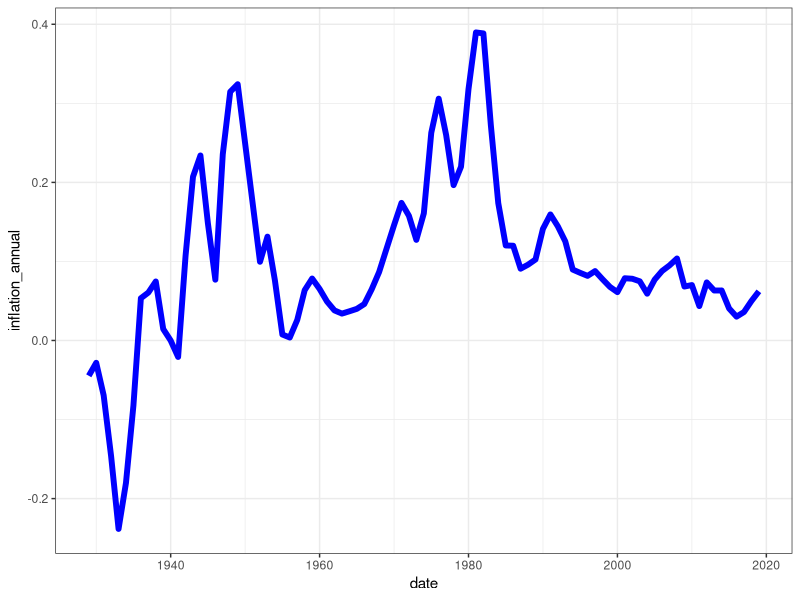
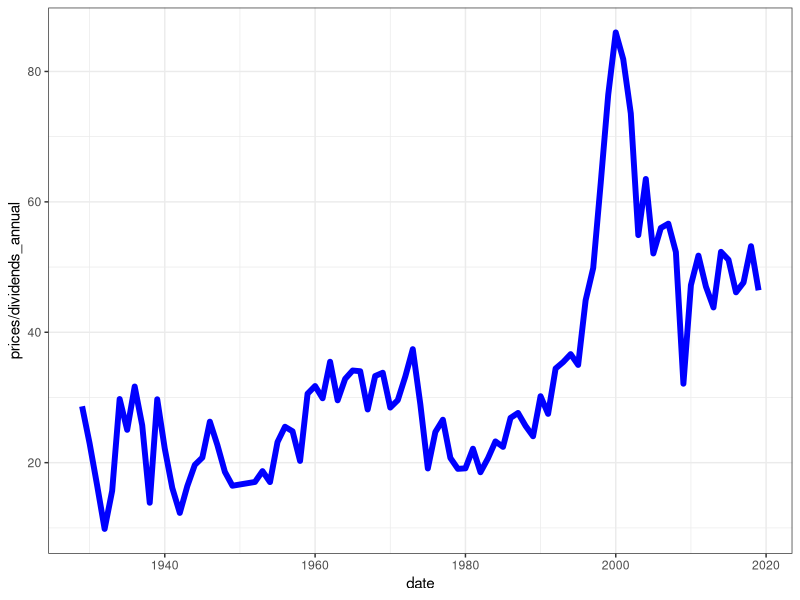
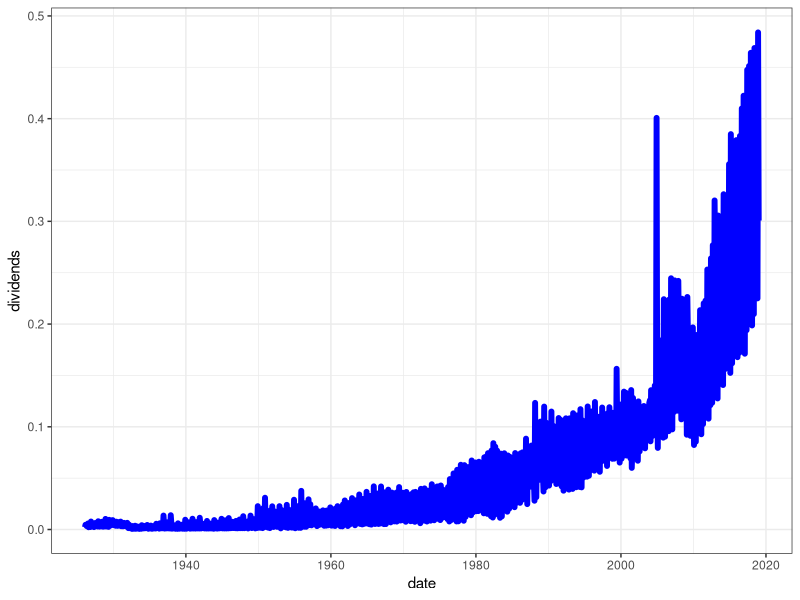
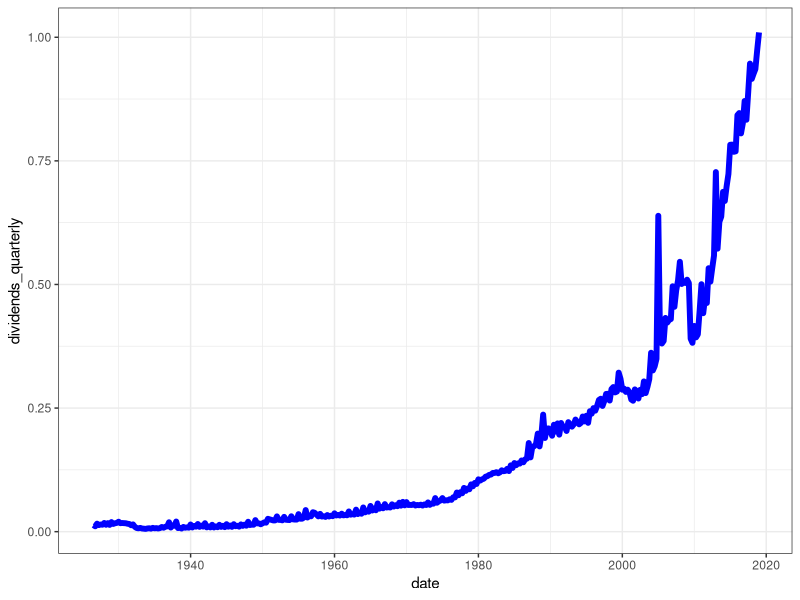
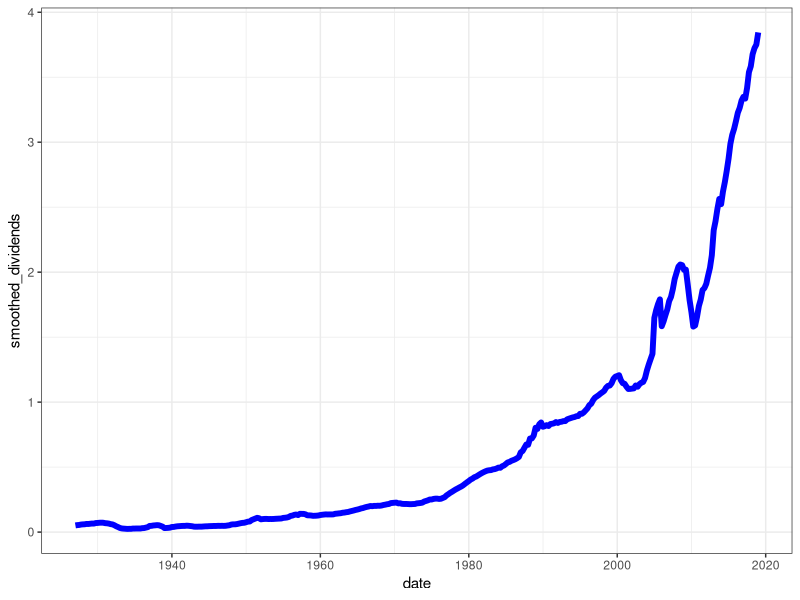
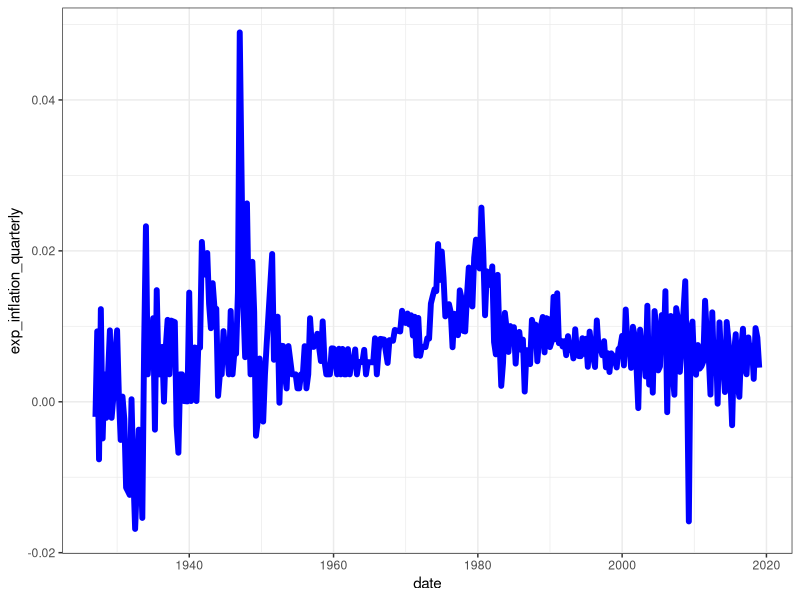
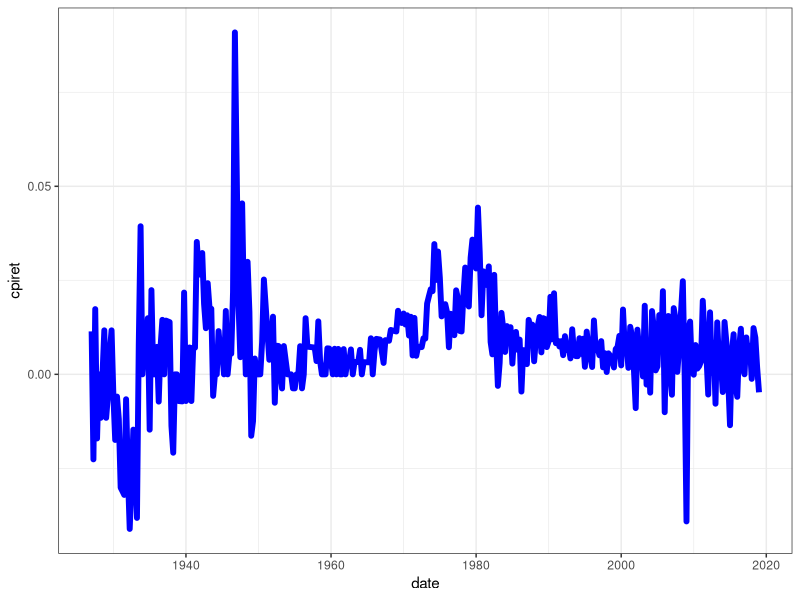
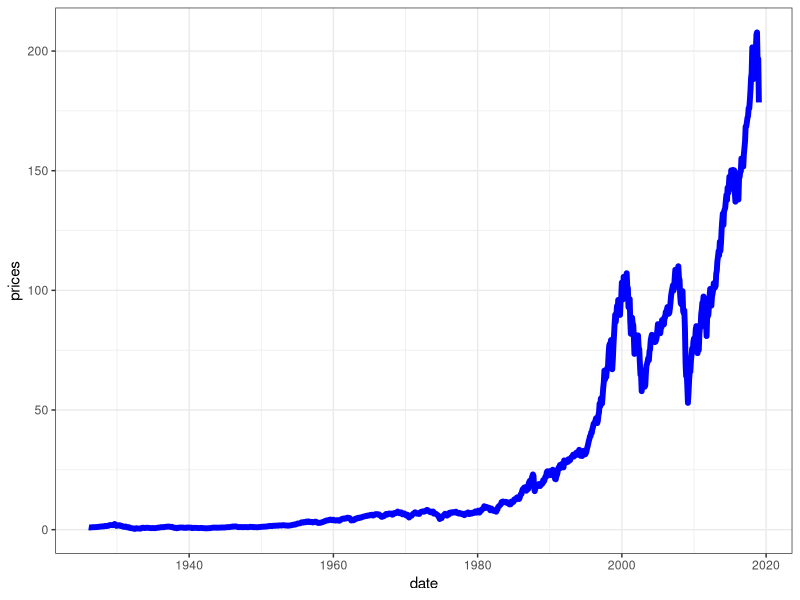

Source code (R) for these figures, in order:
# housekeeping
rm(list = ls())
library(gridExtra)
library(ggplot2)
theme_set(theme_bw())

#######################
# load data from CRSP #
#######################
return_data <- read.csv("../data/returns.csv", stringsAsFactors = F)
return_data$date <- as.Date(as.character(return_data$date), format =  "%Y%m%d")
return_data$month <- as.numeric(as.factor(months(return_data$date)))

inflation_tbills_data <- read.csv("../data/inflation_tbills.csv", stringsAsFactors = F)
inflation_tbills_data$date <- as.Date(as.character(inflation_tbills_data$date), format =  "%Y%m%d")

return_data$month <- as.numeric(format(return_data$date,"%m"))
inflation_tbills_data$month <- as.numeric(format(inflation_tbills_data$date,"%m"))

#############################################
# recursively calculate prices and dividends#
#############################################

return_data$prices <- NA
return_data$dividends <- NA

# Assume P(0) = 1 to get t=1 prices and dividends
return_data$prices[1] <- (1 + return_data$vwretx[1])
return_data$dividends[1] <-  return_data$vwretd[1] - return_data$vwretx[1]

for(i in 2:nrow(return_data)){
  return_data$prices[i] <- return_data$prices[i-1]*(1 + return_data$vwretx[i])
  return_data$dividends[i] <- return_data$prices[i-1] * (return_data$vwretd[i] - return_data$vwretx[i])
}

prices_all_plot <- ggplot(data = na.omit(return_data), aes(x = date, y = prices))+
  geom_line(color = "blue", size = 2)
dividend_all_plot <- ggplot(data = na.omit(return_data), aes(x = date, y = dividends))+
  geom_line(color = "blue", size = 2)

###################################################
# calculate annual and quaterly returns/dividends #
###################################################

return_data$vwretd_quarterly <- NA
return_data$vwretx_quarterly <- NA
return_data$dividends_quarterly <- NA

return_data$vwretd_annual <- NA
return_data$vwretx_annual <- NA
return_data$dividends_annual <- NA

return_data$smoothed_dividends <- NA


for (i in 4:nrow(return_data)) {
  # calculate quarterly dividends and returns
  if (return_data$month[i] %in% c(3, 6, 9, 12)) {
    return_data$dividends_quarterly[i] <- sum(return_data$dividends[(i-2):i])
    return_data$vwretd_quarterly[i] <- prod(1 + return_data$vwretd[(i-2):i])-1
    return_data$vwretx_quarterly[i] <- prod(1 + return_data$vwretx[(i-2):i])-1
    
  } 

  # calculate annual dividends and returns
  if (return_data$month[i] == 12) {
    return_data$dividends_annual[i] <- sum(return_data$dividends[(i - 11):i])
    return_data$vwretd_annual[i] <- prod(1 + return_data$vwretd[(i - 11):i])-1
    return_data$vwretx_annual[i] <- prod(1 + return_data$vwretx[(i - 11):i])-1
  } 
  
  # calculate smoothed dividends (i.e. sum of past years dividends)
  if (i > 11){
    return_data$smoothed_dividends[i] <- sum(return_data$dividends[(i - 11):i])
  }
}



################################################
# calculate annual inflation/risk free returns #
################################################

inflation_tbills_data$tbill_annual <- NA
inflation_tbills_data$inflation_annual <- NA

for (i in 12:nrow(inflation_tbills_data)) {
  # calculate annual dividends and returns
  if (inflation_tbills_data$month[i] == 12) {
    inflation_tbills_data$tbill_annual[i] <- prod(1 + inflation_tbills_data$t30ret[(i - 11):i])-1
    inflation_tbills_data$inflation_annual[i] <- prod(1 + inflation_tbills_data$cpiret[(i - 11):i])-1
  } 
}

###################################################
# estimate AR1 process to get expeceted inflation #
###################################################
pi_t <- inflation_tbills_data$cpiret[2:nrow(inflation_tbills_data)]
pi_lag <- inflation_tbills_data$cpiret[1:(nrow(inflation_tbills_data)-1)] 

ar1 <- summary(lm(pi_t~ pi_lag))
intercept <- ar1$coefficients["(Intercept)", "Estimate"]
ar_coef <- ar1$coefficients["pi_lag", "Estimate"]

inflation_tbills_data$exp_inflation_quarterly <- NA
for(i in 2:nrow(inflation_tbills_data)){
  prev_pi <- inflation_tbills_data$cpiret[(i-1)]
  inflation_tbills_data$exp_inflation_quarterly[i] <- intercept + ar_coef * prev_pi 
}

inflation_tbills_data$real_rf <- inflation_tbills_data$t30ret - inflation_tbills_data$exp_inflation_quarterly

#########################
# Plots and export data #
#########################

merged_data <- merge(return_data, inflation_tbills_data, by = "date")


# subset to a quarterly dataset 
quarterly_data <- merged_data[which(merged_data$month.x %in% c(3, 6, 9, 12)), ]
save_vars <- c("date", "prices", "vwretd_quarterly", "vwretx_quarterly", 
               "dividends_quarterly", "smoothed_dividends", "t30ret", "cpiret",
               "exp_inflation_quarterly", "real_rf")
quarterly_data <- quarterly_data[, which(colnames(quarterly_data) %in% save_vars)]

dividend_quarterly_plot <- ggplot(data = quarterly_data, aes(x = date, y = dividends_quarterly))+
  geom_line(color = "blue", size = 2)
dividends_smoothed_plot <- ggplot(data = na.omit(quarterly_data), aes(x = date, y = smoothed_dividends))+
  geom_line(color = "blue", size = 2)
inflation_quarterly_plot <- ggplot(data = na.omit(quarterly_data), aes(x = date, y = cpiret))+
  geom_line(color = "blue", size = 2)
tbill_quarterly_plot <- ggplot(data = na.omit(quarterly_data), aes(x = date, y = t30ret))+
  geom_line(color = "blue", size = 2)
exp_inf_quarterly_plot <- ggplot(data = na.omit(quarterly_data), aes(x = date, y = exp_inflation_quarterly))+
  geom_line(color = "blue", size = 2)
real_rf_plot <- ggplot(data = na.omit(quarterly_data), aes(x = date, y = real_rf))+
  geom_line(color = "blue", size = 2)

# subset to an annual dataset 
annual_data <- merged_data[which(merged_data$month.x == 12), ]
save_vars <- c("date", "prices", "vwretd_annual", "vwretx_annual", "dividends_annual",
               "tbill_annual", "inflation_annual")
annual_data <- annual_data[, which(colnames(annual_data) %in% save_vars)]

annual_pd_ratio <- ggplot(data = na.omit(annual_data), aes(x = date, y = prices/dividends_annual))+
  geom_line(color = "blue", size = 2)
annual_inflation_plot <- ggplot(data = na.omit(annual_data), aes(x = date, y = inflation_annual))+
  geom_line(color = "blue", size = 2)

write.csv(annual_data, "../data/Q6_data_annual.csv", row.names = F)
write.csv(quarterly_data, "../data/Q6_data_quarterly.csv", row.names = F)
